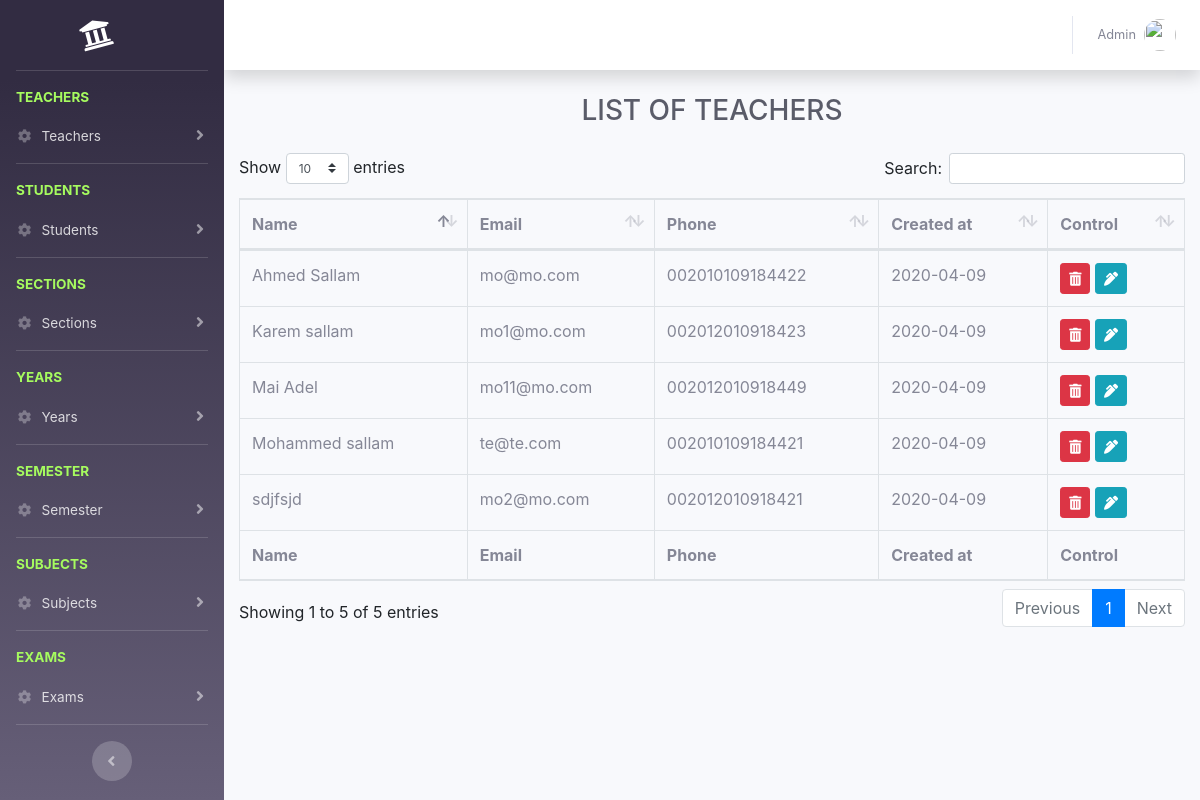
The app's page /admins/all-teacher.php (signed in) with its own data.
### tables this page shows
CREATE TABLE `teachers` (
  `id` int(11) NOT NULL,
  `name` varchar(200) NOT NULL,
  `email` varchar(100) NOT NULL,
  `phone` varchar(15) DEFAULT NULL,
  `password` varchar(100) NOT NULL,
  `created_at` datetime DEFAULT CURRENT_TIMESTAMP
);

### admins/all-teacher.php (the view, shortened to what this page needs)
<?php
require('../connection.php');
include('../layout/header.php');
include('layout/sidebar.php');
include('layout/topnav.php');
$sql = "SELECT * FROM teachers";
$result = mysqli_query($conn, $sql);
$teachers = $result->fetch_all(MYSQLI_ASSOC);
?>
<div class="container-fluid">
    <div class="d-sm-flex align-items-center justify-content-between mb-4">
        <h1 class="m-auto h3 mb-0 text-gray-800 text-uppercase">list of teachers</h1>
    </div>
    <div class="row">
        <div class="col-md-12">
        </div>
        <div class="col-md-12">
            <table class="table table-bordered teachers_table">
                <thead>
                <tr>
                    <th>Name</th>
                    <th>Email</th>
                    <th>Phone</th>
                    <th>Created at</th>
                    <th>Control</th>
                </tr>
                </thead>
                <tbody>
                    <?php
                    foreach ($teachers as $teacher) { ?>
                        <tr>
                            <td><?= $teacher['name']?></td>
                            <td><?= $teacher['email']?></td>
                            <td><?= $teacher['phone']?></td>
                            <td><?= date('Y-m-d', strtotime($teacher['created_at'])) ?></td>
                            <td>
                                <a href="#" data-toggle="modal" data-target="#delete_modal" data-href="<?=APP?>/controllers/teachers/delete.php?id=<?=$teacher['id']?>" class="btn btn-danger btn-sm delete_link"><i class="fa fa-trash-alt"></i></a>
                                <a data-toggle="modal" data-target="#edit_modal" href="#" data-href="<?=APP?>/controllers/teachers/get_info.php?id=<?=$teacher['id']?>" class="btn btn-info btn-sm edit_link"><i class="fa fa-pen-alt"></i></a>
                            </td>
                        </tr>
                    <?php } ?>
                </tbody>
                <tfoot>
                <tr>
                    <th>Name</th>
                    <th>Email</th>
                    <th>Phone</th>
                    <th>Created at</th>
                    <th>Control</th>
                </tr>
                </tfoot>
            </table>
        </div>
    </div>
</div>
<?php include('../layout/footer.php');?>

### records on screen
teachers: name "Mohammed sallam", email "te@te.com", phone "002010109184421", created_at "2020-04-09"
teachers: name "Ahmed Sallam", email "mo@mo.com", phone "002010109184422", created_at "2020-04-09"
teachers: name "Mai Adel", email "mo11@mo.com", phone "002012010918449", created_at "2020-04-09"
teachers: name "Karem sallam", email "mo1@mo.com", phone "002012010918423", created_at "2020-04-09"
teachers: name "sdjfsjd", email "mo2@mo.com", phone "002012010918421", created_at "2020-04-09"

### other values on screen
$_SESSION['name'] "Admin"
